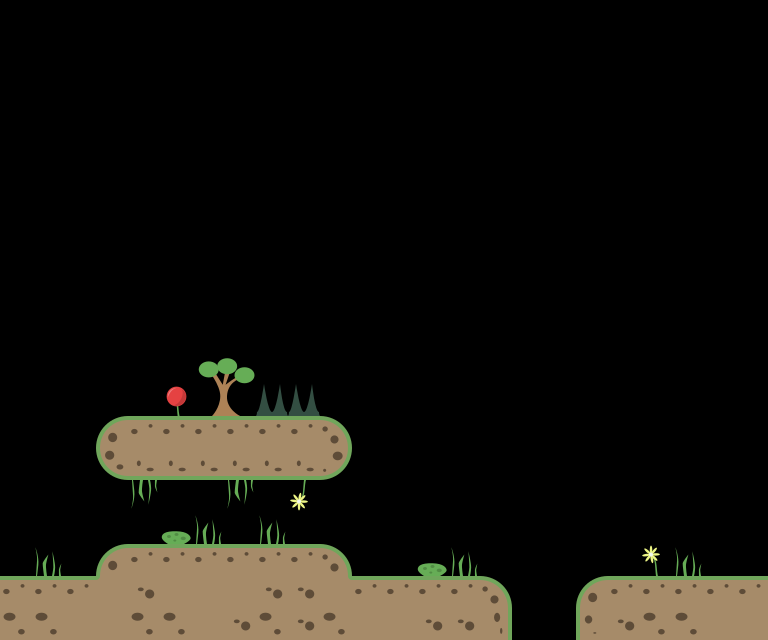

Below is a game level as drawn by its tile map, then a one-line description and the .tmx that defines it (tile-layer data replaced by summaries):
An orthogonal 24x20 tile map with 32x32 px tiles, 2 tile layers (ground, deco).

<map version="1.0" orientation="orthogonal" renderorder="left-down" width="24" height="20" tilewidth="32" tileheight="32" nextobjectid="12">
 <tileset firstgid="1" source="tileset.tsx" />
 <layer name="ground" width="24" height="20">
  <data>[480 cells, 70 non-empty, 14 distinct tile ids]</data>
 </layer>
 <layer name="deco" width="24" height="20">
  <data>[480 cells, 16 non-empty, 10 distinct tile ids]</data>
 </layer>
</map>
